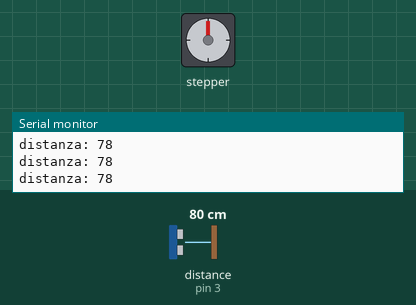
The sketch below on a simulated Arduino Uno, built with avr-gcc and run on an emulated ATmega328P. Parts: stepper motor, the last lines printed to the serial monitor. Wiring (inferred from the names in the program): ultrasonic range finder: trigger pin 4; echo pin 3. The test bench sets the inputs (shaded band); at power-on: distance to the obstacle (sensor on pin 3) 80 cm. The echo pulse lasts 58.3 µs per cm; stepper angles assume 1024 steps per turn.

Above: at 1.2 s.
1.3 s: distance to the obstacle (sensor on pin 3) set to 23 cm
2.8 s: distance to the obstacle (sensor on pin 3) set to 19 cm
At 2.97 s:
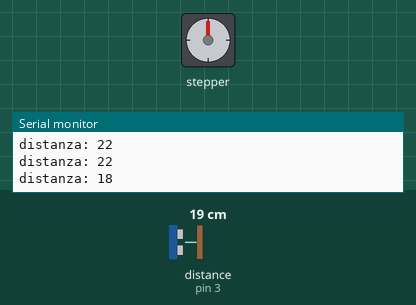
At 3.6 s:
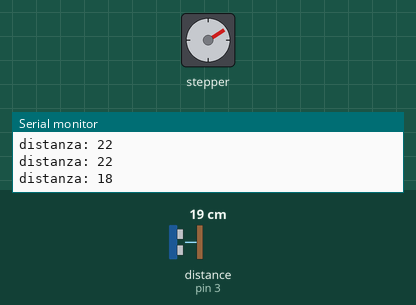
11.8 s: distance to the obstacle (sensor on pin 3) set to 2 cm
At 12.5 s:
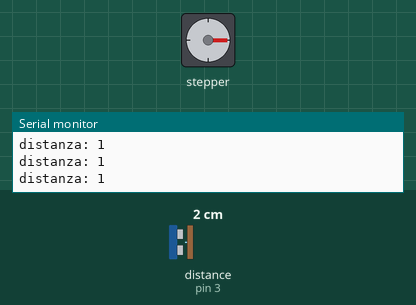
Timing chart, 0 to 14.8 s (numbered marks = the images above; inputs shaded):
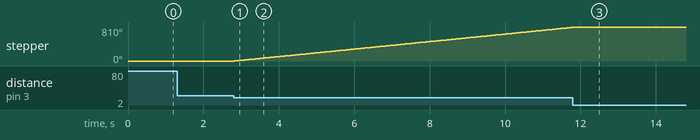

Measured:
- the behaviour switches between 21 and 20 cm on distance to the obstacle (sensor on pin 3) (found by bisection; images 0 and 1)
- after the input at 2.8 s, stepper: keeps turning clockwise at about 89°/s, starting at once
- after the input at 11.8 s, stepper: goes on until 11.9 s, then stays 810°

The sketch:

UltrasoundStepper.ino
```cpp
/*
  Demo Alessandro
  5^B - Automazione
  Compito per il 03.05.2022
  Es. 25.6:
  Mediante un sensore ad ultrasuoni realizzare un programma che
  nell’intervallo tra 3 cm e 19 cm avvicinando un ostacolo,
  per ogni centimetro il sensore incrementa di 128 passi e
  allontanandosi dall’ostacolo per ogni centimetro il numero di passi decremento di 128 passi.
*/
#include <Stepper.h>
const int stepsPerRevolution = 1024;
Stepper myStepper(stepsPerRevolution, 8, 10, 9, 11);
const int triggerPort = 4;
const int echoPort = 3;
int totalStepsForward = 0;
int totalStepsBackward = 0;

void setup() {
  pinMode(triggerPort, OUTPUT);
  pinMode(echoPort, INPUT);
  myStepper.setSpeed(15);
  Serial.begin(9600);
}

void loop() {
  digitalWrite(triggerPort, LOW);
  digitalWrite(triggerPort, HIGH);
  delayMicroseconds(10);
  digitalWrite(triggerPort, LOW);
  long duration = pulseIn(echoPort, HIGH);
  long distance = 0.034 * duration / 2;
  long lastDistance = 0;
  Serial.print("distanza: ");
  Serial.println(distance);
  if (distance >= 3 && distance <= 19) {
    if (distance > lastDistance) {
      totalStepsForward = 128 * (distance - lastDistance );
      myStepper.step(totalStepsForward);
      Serial.println(totalStepsForward);
    }
    if (distance < lastDistance) {
      totalStepsBackward = -128 * (distance - lastDistance);
      myStepper.step(totalStepsBackward);
      Serial.println(totalStepsBackward);
    }
  }
}
```
